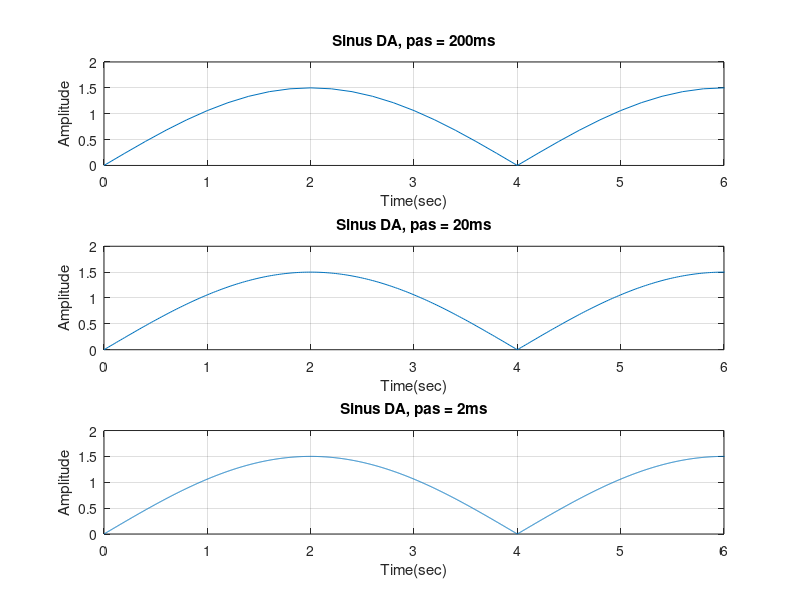

This figure's MATLAB source:
t1=0:0.2:100;                   
s1=abs(1.5*sin(1*pi*0.25*t1));
subplot(3,1,1);
plot(t1,s1),grid
axis([0 6 0 2]);
xlabel('Time(sec)')
ylabel('Amplitude')
title('Sinus DA, pas = 200ms')

t2=0:0.02:100;                   
s2=abs(1.5*sin(1*pi*0.25*t2)); 
subplot(3,1,2);
plot(t2,s2),grid
axis([0 6 0 2]);
xlabel('Time(sec)')
ylabel('Amplitude')
title('Sinus DA, pas = 20ms')


t3=0:0.002:100;                   
s3=abs(1.5*sin(1*pi*0.25*t3)); 
subplot(3,1,3);
plot(t3,s3),grid
axis([0 6 0 2]);
xlabel('Time(sec)')
ylabel('Amplitude')
title('Sinus DA, pas = 2ms')